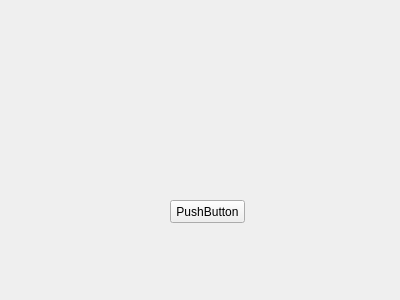
<?xml version="1.0" encoding="UTF-8"?>
<ui version="4.0">
 <class>client</class>
 <widget class="QWidget" name="client">
  <property name="geometry">
   <rect>
    <x>0</x>
    <y>0</y>
    <width>400</width>
    <height>300</height>
   </rect>
  </property>
  <property name="windowTitle">
   <string>Form</string>
  </property>
  <widget class="QPushButton" name="pushButton">
   <property name="geometry">
    <rect>
     <x>170</x>
     <y>200</y>
     <width>75</width>
     <height>23</height>
    </rect>
   </property>
   <property name="text">
    <string>PushButton</string>
   </property>
  </widget>
 </widget>
 <resources/>
 <connections/>
</ui>
